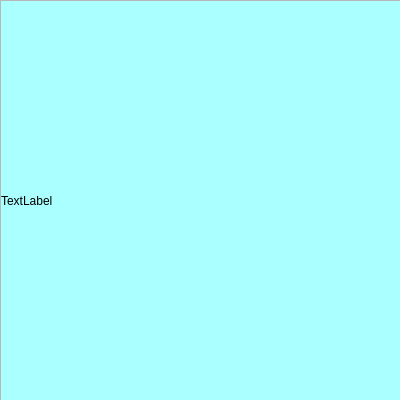
<?xml version="1.0" encoding="UTF-8"?>
<ui version="4.0">
 <class>MainWindow</class>
 <widget class="QMainWindow" name="MainWindow">
  <property name="geometry">
   <rect>
    <x>0</x>
    <y>0</y>
    <width>400</width>
    <height>400</height>
   </rect>
  </property>
  <property name="maximumSize">
   <size>
    <width>400</width>
    <height>400</height>
   </size>
  </property>
  <property name="windowTitle">
   <string>MainWindow</string>
  </property>
  <widget class="QWidget" name="centralwidget">
   <property name="minimumSize">
    <size>
     <width>400</width>
     <height>400</height>
    </size>
   </property>
   <property name="maximumSize">
    <size>
     <width>400</width>
     <height>400</height>
    </size>
   </property>
   <layout class="QHBoxLayout" name="horizontalLayout">
    <property name="spacing">
     <number>0</number>
    </property>
    <property name="leftMargin">
     <number>0</number>
    </property>
    <property name="topMargin">
     <number>0</number>
    </property>
    <property name="rightMargin">
     <number>0</number>
    </property>
    <property name="bottomMargin">
     <number>0</number>
    </property>
    <item>
     <widget class="QFrame" name="frame">
      <property name="minimumSize">
       <size>
        <width>400</width>
        <height>400</height>
       </size>
      </property>
      <property name="maximumSize">
       <size>
        <width>400</width>
        <height>400</height>
       </size>
      </property>
      <property name="frameShape">
       <enum>QFrame::StyledPanel</enum>
      </property>
      <property name="frameShadow">
       <enum>QFrame::Raised</enum>
      </property>
      <widget class="QLabel" name="label_zoom">
       <property name="geometry">
        <rect>
         <x>1</x>
         <y>1</y>
         <width>400</width>
         <height>400</height>
        </rect>
       </property>
       <property name="minimumSize">
        <size>
         <width>400</width>
         <height>400</height>
        </size>
       </property>
       <property name="maximumSize">
        <size>
         <width>400</width>
         <height>400</height>
        </size>
       </property>
       <property name="styleSheet">
        <string notr="true">background-color: rgb(170, 255, 255);</string>
       </property>
       <property name="text">
        <string>TextLabel</string>
       </property>
      </widget>
     </widget>
    </item>
   </layout>
  </widget>
 </widget>
 <resources/>
 <connections/>
</ui>
